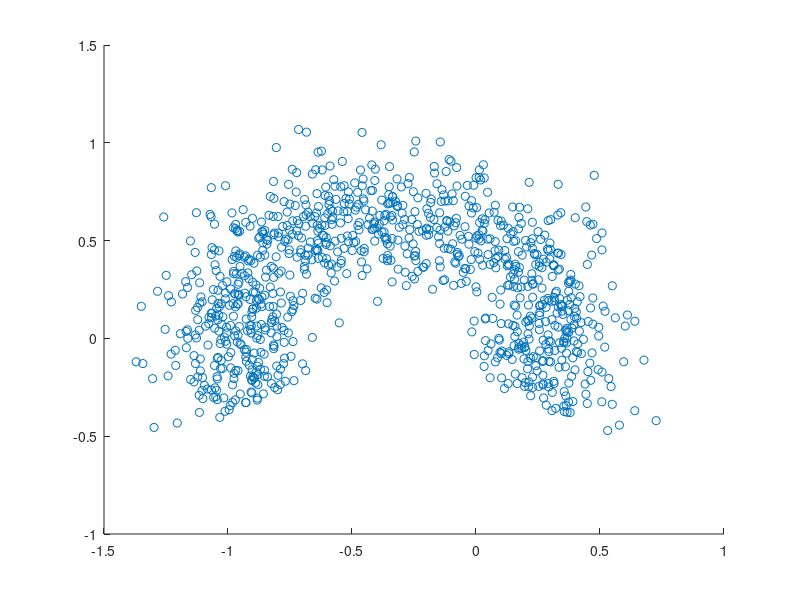

Write the MATLAB code that produced this figure. (Note: this script raises an error after producing the figure.)
%% Synthetic Data Generator
clear; clc;

N = 1000;
sd = 0.15;
r0 = 2/3;

rr_a = r0+ normrnd(0,sd,[N,1]);
rr_b = r0+ normrnd(0,sd,[N,1]);
theta_a = random('unif',-pi/6,pi*7/6,[N,1]);
theta_b = random('unif',-pi*7/6,pi/6,[N,1]);

xx_a = ones(N,1)*[-1/3,0] + (rr_a*ones(1,2)).*[cos(theta_a),sin(theta_a)];
xx_b = ones(N,1)*[1/3,0] + (rr_b*ones(1,2)).*[cos(theta_b),sin(theta_b)];

figure
Font_size=15;
acolor=[0.5,0,0];
s=scatter(xx_a(:,1),xx_a(:,2));hold on

s.LineWidth = 0.6;
s.MarkerEdgeColor = acolor;
s.MarkerFaceColor = acolor;

acolor=[0,0,0.5];
s=scatter(xx_b(:,1),xx_b(:,2))
s.MarkerEdgeColor = acolor;
s.MarkerFaceColor = acolor;


grid on
axis ([-1 1 -1 1])
set(gca,'FontSize',13)
xlabel('X_1','FontSize',Font_size)
ylabel('X_2','FontSize',Font_size)
aux = get(gca,'Children');
% lgd= legend([aux(1)],'Trn','Location','southeast');
% lgd.FontSize = Font_size;
ax= gca;
ax.Position= [0.1 0.1100 0.87 0.85];
%% Label

Y1= ones(N,1);
Y2= -ones(N,1);

X= [xx_a ; xx_b];
Y= [Y1 ; Y2];


%% Save plot
%- Figure size in centimeters
%- (it can be included in the paper without stretching):
width = 21;
height = 12;

%- Figure name:
filename = 'Sintetic_data.pdf';

%- Activate removal of margins (off by default)
remove_margin = false;

print_figure (filename, width, height, 'RemoveMargin', remove_margin,'FontSize',Font_size)
